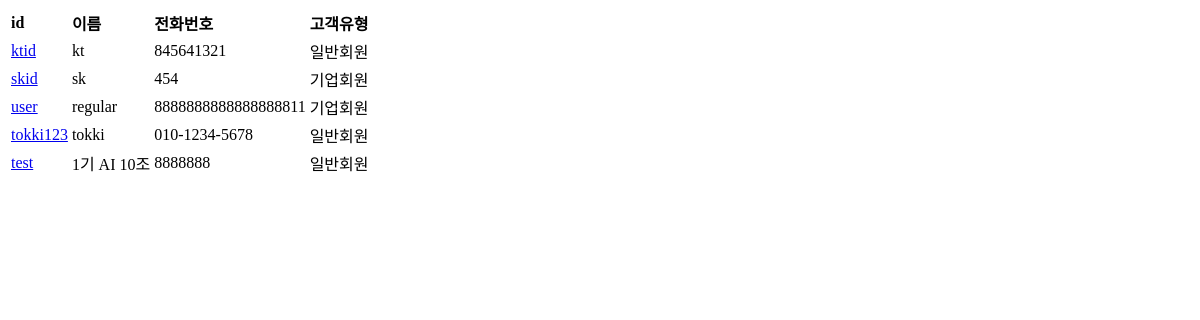
Page /accounts/info/ on the earlier database version.
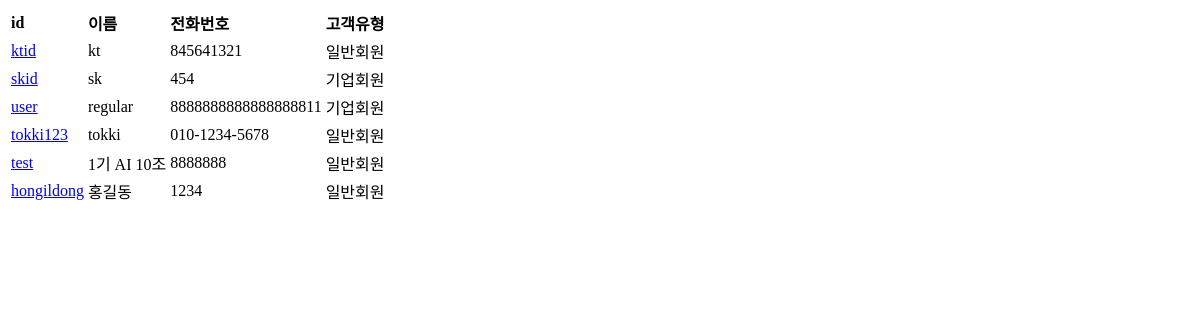
Same page on the later database version.
### accounts/models.py (models this page shows)
class Profile(models.Model):
    USER_TYPE_CHOICES = (
        (None, '선택'),
        ('일반회원', '일반회원'),
        ('기업회원', '기업회원'),
    )
    user = models.OneToOneField(settings.AUTH_USER_MODEL, on_delete=models.CASCADE)
    user_type = models.CharField(max_length=10, choices=USER_TYPE_CHOICES, default='선택')
    name = models.CharField(max_length=100, null=True, blank=True, default='regular')
    phone_number = models.CharField(max_length=20)

### accounts/views.py (the view)
# urls.py: path('info/', views.info, name='info'),
def info(request):
    profile = Profile.objects.all()
    return render(request, 'registration/profile_list.html', {'profile':profile})

### accounts/templates/registration/profile_list.html (shortened to what this page needs)
{% block content %}
    <table class='profile'>
        <thead>
            <tr>
                <td><B>id</B></td>
                <td><B>이름</B></td>
                <td><B>전화번호</B></td>
                <td><B>고객유형</B></td>
            </tr>
        </thead>
        <tbody>
        {% for pro in profile %}
            <tr>
                <td><a href="/accounts/{{pro.pk}}">{{pro.user}}</a></td>
                <td>{{pro.name}}</td>
                <td>{{pro.phone_number}}</td>
                <td>{{pro.user_type}}</td>
            </tr>
            {% endfor %}
        </tbody>
    </table>
{% endblock %}

Differences in the rows shown:
added Profile: user "hongildong", name "홍길동", phone_number "1234", user_type "일반회원"
